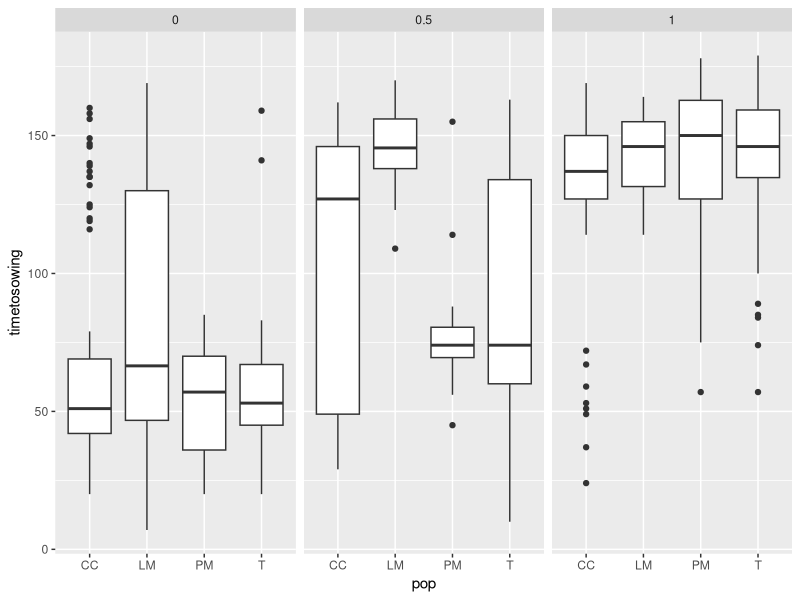
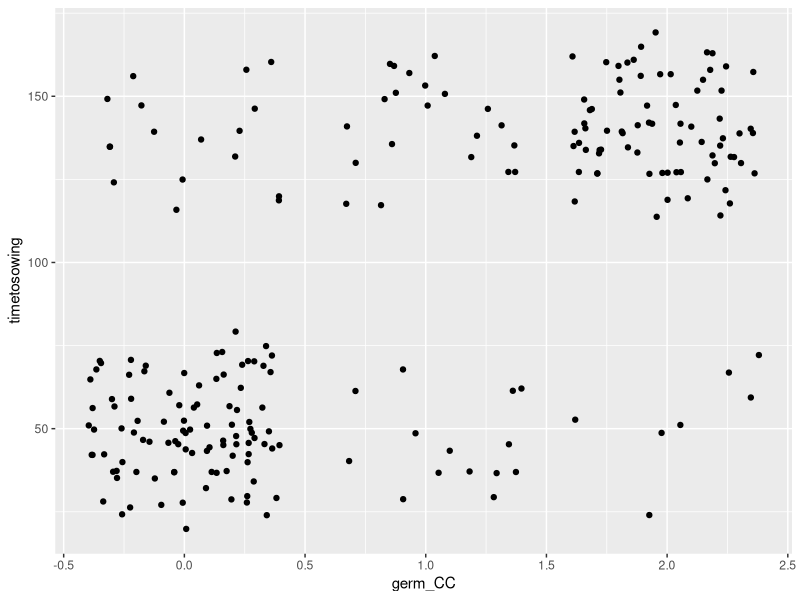
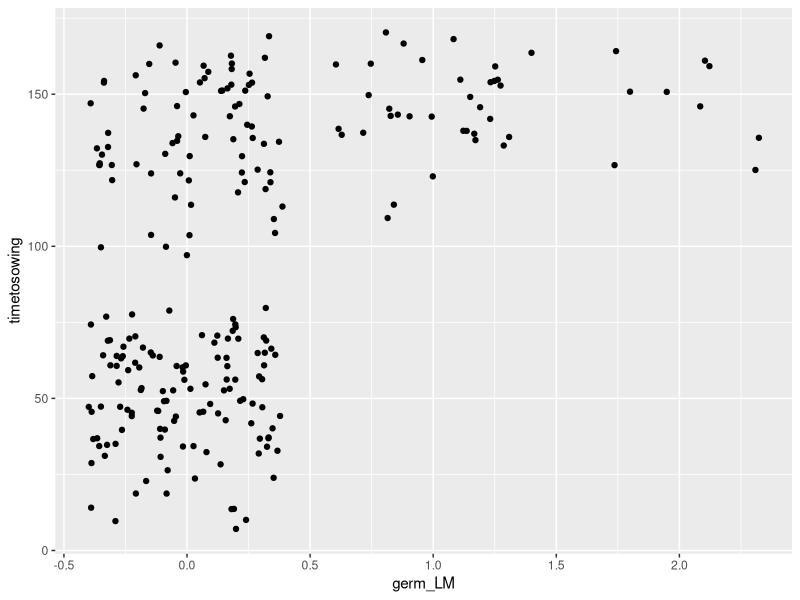
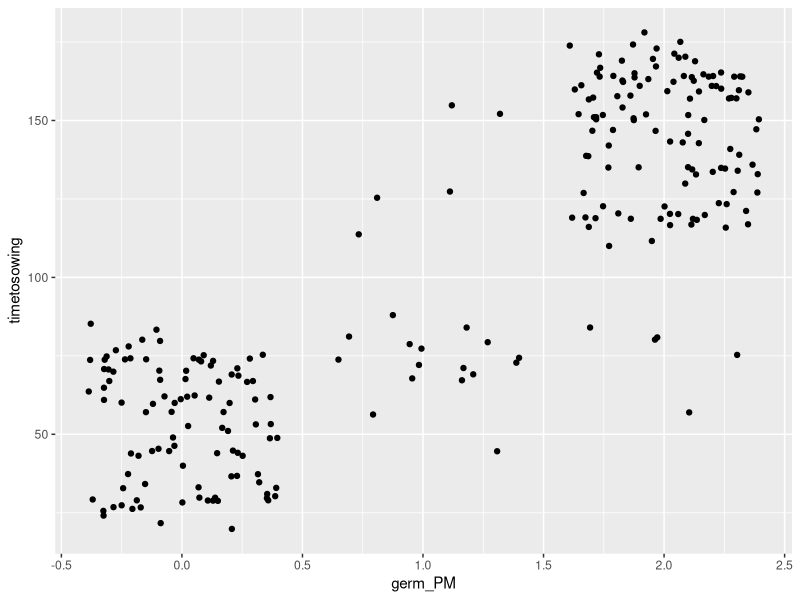
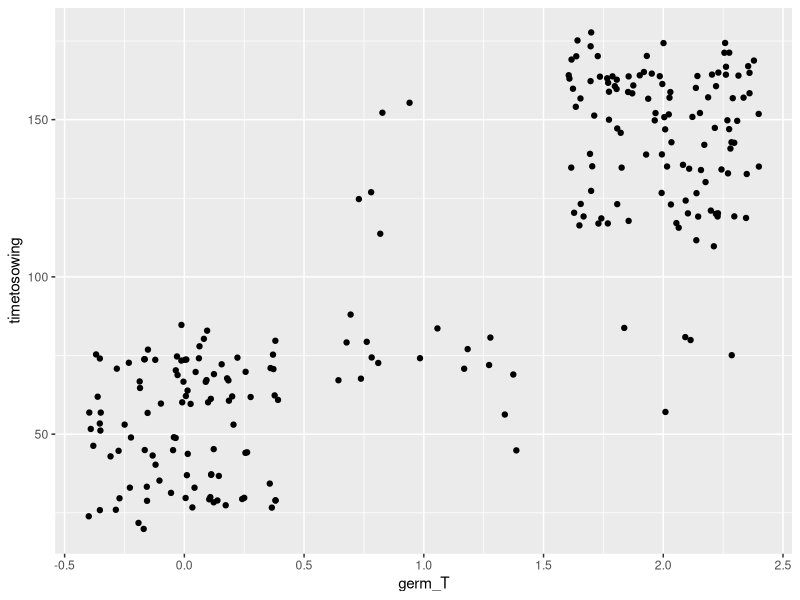

Generate these figures, in order, with R:
library(ggplot2)

seeds <- read.csv("./data/dormancy.csv")

head(seeds)
# • pop = Population ID
# • mother = Maternal plant ID
# • crossID = Unique cross identifier
# • blocktray = Sowing tray (experimental block)
# • timetosowing = Time in days from seed dispersal to watering
# • MCseed = Population-mean-centered seed mass in mg
# • nseed = Number of seeds sown
# • germ2 = Proportion of seeds germinated

# ggplot(seeds, 
#   aes(
#     pop, 
#     timetosowing, 
#     group = germ2,
#     fill = germ2
#   )) +
#   geom_boxplot()

ggplot(seeds, aes(pop, timetosowing)) +
  geom_boxplot() +
  facet_wrap(~ germ2)


dplyr::count(seeds, pop, germ2)

unique(seeds$pop)

subdat_CC = seeds[seeds$pop=="CC",]
germ_CC = subdat_CC$germ2 * subdat_CC$nseed #Successes
notgerm_CC = subdat_CC$nseed - germ_CC #Failures

subdat_LM = seeds[seeds$pop=="LM",]
germ_LM = subdat_LM$germ2 * subdat_LM$nseed #Successes
notgerm_LM = subdat_LM$nseed - germ_LM #Failures

subdat_PM = seeds[seeds$pop=="PM",]
germ_PM = subdat_PM$germ2 * subdat_PM$nseed #Successes
notgerm_PM = subdat_PM$nseed - germ_PM #Failures

subdat_T = seeds[seeds$pop=="PM",]
germ_T = subdat_T$germ2 * subdat_T$nseed #Successes
notgerm_T = subdat_T$nseed - germ_T #Failures

# seeds$nseed
# seeds$germ2

# Analyse the data to estimate the pattern of germination success in response to variation in the duration of after-ripening. Are the patterns similar in different populations? Are there other factors affecting germination success? Produce relevant summary statistics, parameter estimates, and graphs.


# CC ####
ggplot(subdat_CC,
  aes(germ_CC, timetosowing)
) + 
  geom_jitter()

mod1_CC = glm(cbind(germ_CC, notgerm_CC)~ timetosowing, "binomial", data=subdat_CC)

summary(mod1_CC)

mod2_CC = glm(germ2 ~ timetosowing, "binomial", weights=nseed, data=subdat_CC)

logLik(mod1_CC) == logLik(mod2_CC)

# LM ####
ggplot(subdat_LM,
  aes(germ_LM, timetosowing)
) + 
  geom_jitter()

mod1_LM = glm(cbind(germ_LM, notgerm_LM)~ timetosowing, "binomial", data=subdat_LM)

summary(mod1_LM)

mod2_LM = glm(germ2 ~ timetosowing, "binomial", weights=nseed, data=subdat_LM)

logLik(mod1_LM) == logLik(mod2_LM)

# PM ####
ggplot(subdat_PM,
  aes(germ_PM, timetosowing)
) + 
  geom_jitter()

mod1_PM = glm(cbind(germ_PM, notgerm_PM)~ timetosowing, "binomial", data=subdat_PM)

summary(mod1_PM)

mod2_PM = glm(germ2 ~ timetosowing, "binomial", weights=nseed, data=subdat_PM)

logLik(mod1_PM) == logLik(mod2_PM)

# T ####
ggplot(subdat_T,
  aes(germ_T, timetosowing)
) + 
  geom_jitter()

mod1_T = glm(cbind(germ_T, notgerm_T)~ timetosowing, "binomial", data=subdat_T)

summary(mod1_T)

mod2_T = glm(germ2 ~ timetosowing, "binomial", weights=nseed, data=subdat_T)

summary(mod2_T)

logLik(mod1_T) == logLik(mod2_T)


#Can you use the fitted models to estimate the duration of after-ripening required for the expected germination rate to be 
# 0.5?
